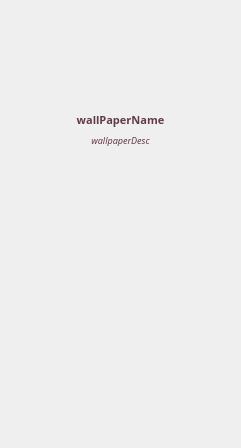
<?xml version="1.0" encoding="UTF-8"?>
<ui version="4.0">
 <class>ServiceItemWidget</class>
 <widget class="QWidget" name="ServiceItemWidget">
  <property name="geometry">
   <rect>
    <x>0</x>
    <y>0</y>
    <width>241</width>
    <height>448</height>
   </rect>
  </property>
  <property name="minimumSize">
   <size>
    <width>0</width>
    <height>90</height>
   </size>
  </property>
  <property name="windowTitle">
   <string>Form</string>
  </property>
  <property name="styleSheet">
   <string notr="true">color:#633b48;</string>
  </property>
  <layout class="QVBoxLayout" name="verticalLayout_2">
   <item>
    <layout class="QHBoxLayout" name="horizontalLayout_2" stretch="0">
     <item>
      <widget class="QLabel" name="labelStatus">
       <property name="sizePolicy">
        <sizepolicy hsizetype="Preferred" vsizetype="Preferred">
         <horstretch>0</horstretch>
         <verstretch>0</verstretch>
        </sizepolicy>
       </property>
       <property name="minimumSize">
        <size>
         <width>111</width>
         <height>90</height>
        </size>
       </property>
       <property name="maximumSize">
        <size>
         <width>111</width>
         <height>90</height>
        </size>
       </property>
       <property name="styleSheet">
        <string notr="true">border: 1px solid rgb(236, 236, 236, 100);</string>
       </property>
       <property name="text">
        <string/>
       </property>
       <property name="pixmap">
        <pixmap>../../../../../../../../Pictures/hede.jpg</pixmap>
       </property>
       <property name="scaledContents">
        <bool>true</bool>
       </property>
       <property name="alignment">
        <set>Qt::AlignCenter</set>
       </property>
      </widget>
     </item>
    </layout>
   </item>
   <item>
    <spacer name="verticalSpacer_2">
     <property name="orientation">
      <enum>Qt::Vertical</enum>
     </property>
     <property name="sizeType">
      <enum>QSizePolicy::Fixed</enum>
     </property>
     <property name="sizeHint" stdset="0">
      <size>
       <width>13</width>
       <height>5</height>
      </size>
     </property>
    </spacer>
   </item>
   <item>
    <widget class="QLabel" name="labelName">
     <property name="font">
      <font>
       <family>Sans Serif</family>
       <pointsize>8</pointsize>
       <weight>75</weight>
       <bold>true</bold>
      </font>
     </property>
     <property name="text">
      <string>wallPaperName</string>
     </property>
     <property name="alignment">
      <set>Qt::AlignCenter</set>
     </property>
     <property name="wordWrap">
      <bool>true</bool>
     </property>
    </widget>
   </item>
   <item>
    <widget class="QLabel" name="labelDesc">
     <property name="font">
      <font>
       <family>Sans Serif</family>
       <pointsize>7</pointsize>
       <italic>true</italic>
      </font>
     </property>
     <property name="styleSheet">
      <string notr="true"/>
     </property>
     <property name="text">
      <string>wallpaperDesc</string>
     </property>
     <property name="alignment">
      <set>Qt::AlignCenter</set>
     </property>
     <property name="wordWrap">
      <bool>true</bool>
     </property>
    </widget>
   </item>
   <item>
    <spacer name="verticalSpacer_3">
     <property name="orientation">
      <enum>Qt::Vertical</enum>
     </property>
     <property name="sizeHint" stdset="0">
      <size>
       <width>20</width>
       <height>40</height>
      </size>
     </property>
    </spacer>
   </item>
  </layout>
 </widget>
 <resources/>
 <connections/>
</ui>
